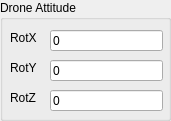
       <widget class="QGroupBox" name="groupBox_9">
        <property name="geometry">
         <rect>
          <x>750</x>
          <y>220</y>
          <width>171</width>
          <height>121</height>
         </rect>
        </property>
        <property name="title">
         <string>Drone Attitude</string>
        </property>
        <widget class="QLabel" name="label_33">
         <property name="geometry">
          <rect>
           <x>10</x>
           <y>30</y>
           <width>41</width>
           <height>16</height>
          </rect>
         </property>
         <property name="text">
          <string>RotX</string>
         </property>
        </widget>
        <widget class="QLabel" name="label_34">
         <property name="geometry">
          <rect>
           <x>10</x>
           <y>60</y>
           <width>41</width>
           <height>16</height>
          </rect>
         </property>
         <property name="text">
          <string>RotY</string>
         </property>
        </widget>
        <widget class="QLineEdit" name="lineEdit_realAngleY">
         <property name="geometry">
          <rect>
           <x>50</x>
           <y>60</y>
           <width>113</width>
           <height>21</height>
          </rect>
         </property>
         <property name="text">
          <string>0</string>
         </property>
        </widget>
        <widget class="QLabel" name="label_35">
         <property name="geometry">
          <rect>
           <x>10</x>
           <y>90</y>
           <width>41</width>
           <height>16</height>
          </rect>
         </property>
         <property name="text">
          <string>RotZ</string>
         </property>
        </widget>
        <widget class="QLineEdit" name="lineEdit_realAngleX">
         <property name="geometry">
          <rect>
           <x>50</x>
           <y>30</y>
           <width>113</width>
           <height>21</height>
          </rect>
         </property>
         <property name="text">
          <string>0</string>
         </property>
        </widget>
        <widget class="QLineEdit" name="lineEdit_realAngleZ">
         <property name="geometry">
          <rect>
           <x>50</x>
           <y>90</y>
           <width>113</width>
           <height>21</height>
          </rect>
         </property>
         <property name="text">
          <string>0</string>
         </property>
        </widget>
       </widget>
